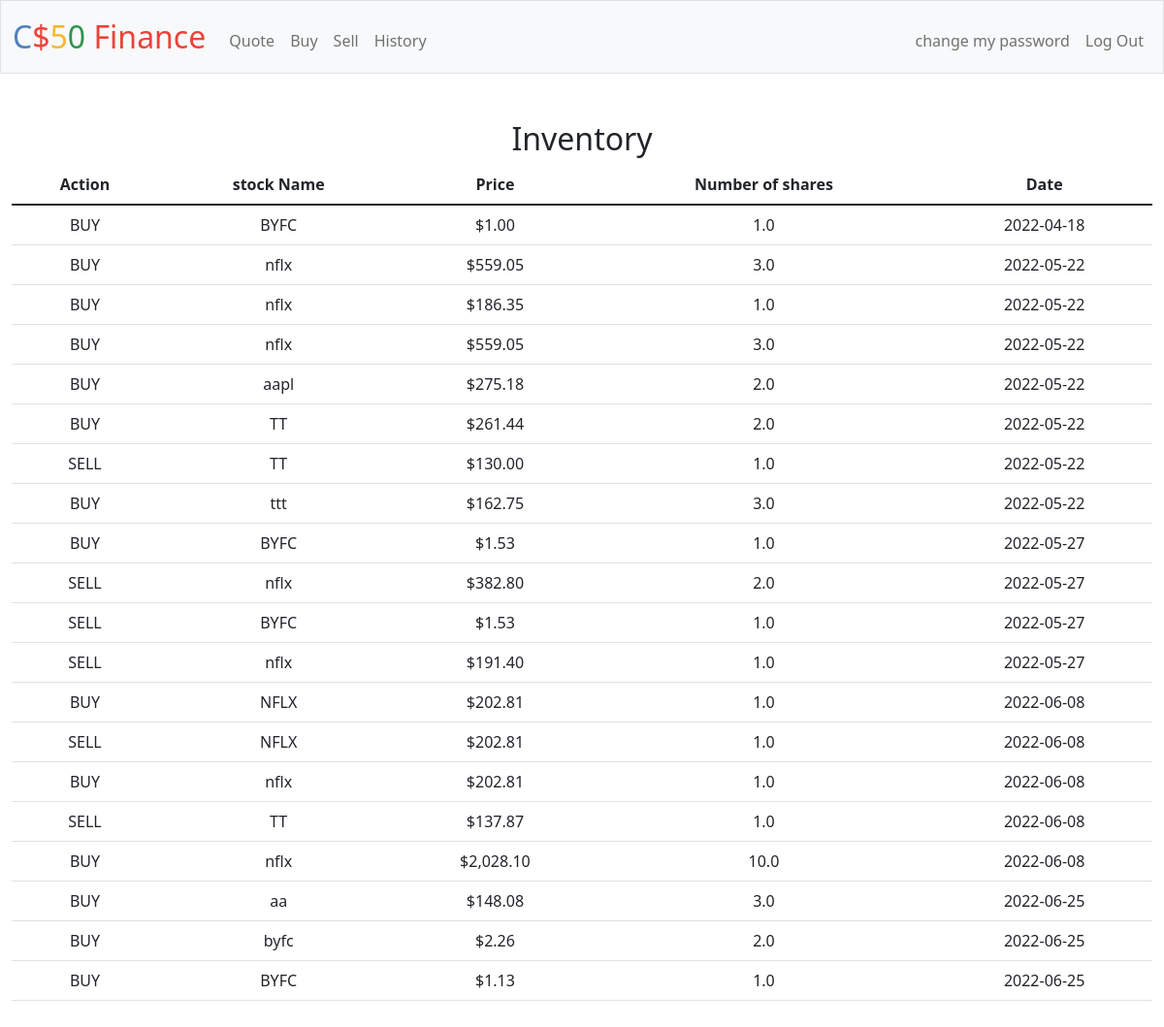
Before: /history (signed in) with the older database file.
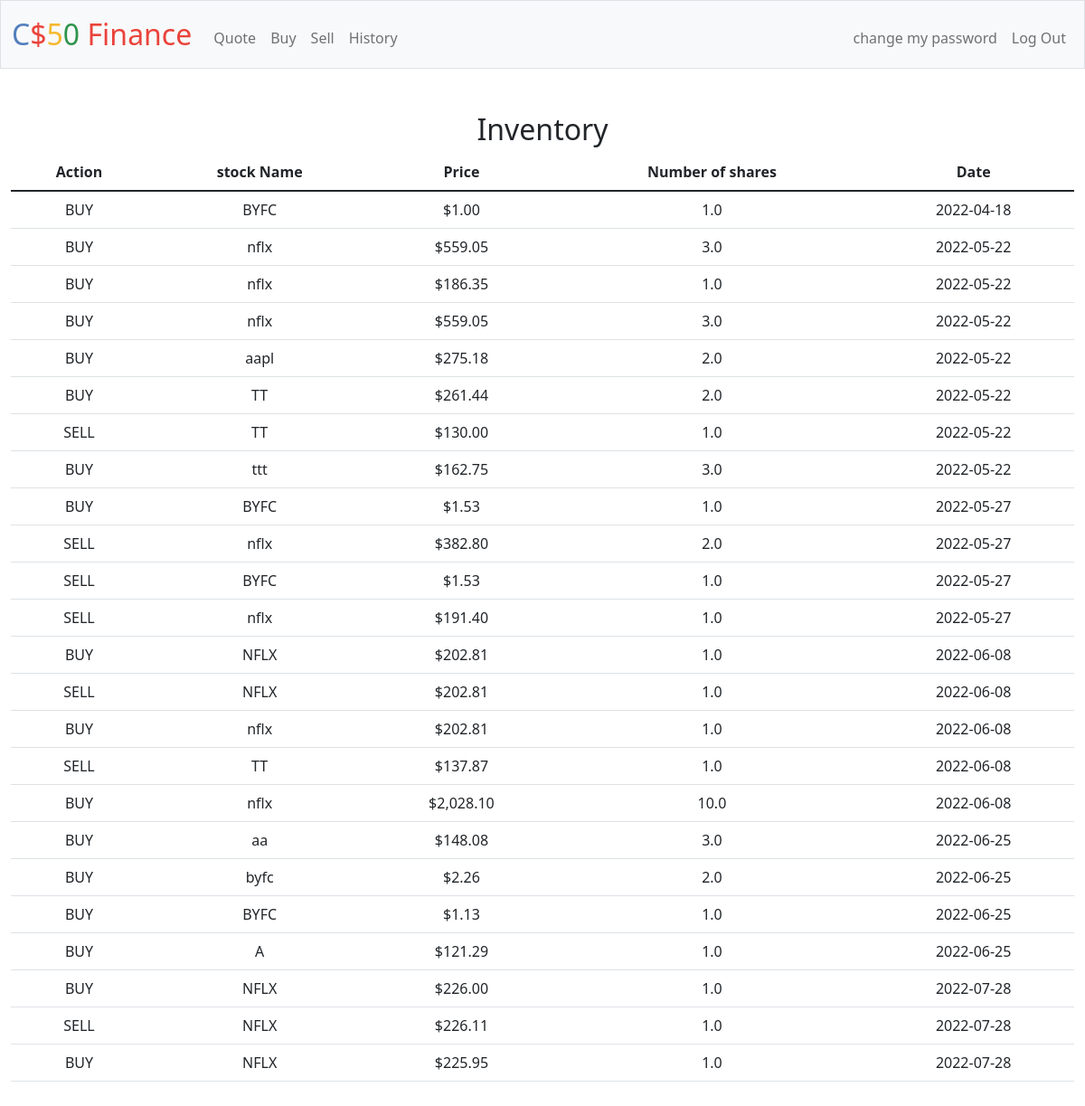
After: the same page with the newer database file.
### tables this page shows
CREATE TABLE 'history' ('user_name' TEXT NOT NULL, 'stock' TEXT NOT NULL,'price' REAL NOT NULL, 'time' DATETIME NOT NULL DEFAULT CURRENT_DATE, 'Action' TEXT, 'shares' REAL);

### app.py (the view)
@app.route("/history")
@login_required
def history():
    history = db.execute("SELECT * FROM history WHERE user_name = ?", session["user_name"])
    return render_template("history.html", history=history)

### app.py (called while the page is built)
@app.after_request
def after_request(response):
    response.headers["Cache-Control"] = "no-cache, no-store, must-revalidate"
    response.headers["Expires"] = 0
    response.headers["Pragma"] = "no-cache"
    return response

### helpers.py (called while the page is built)
def login_required(f):
    @wraps(f)
    def decorated_function(*args, **kwargs):
        if session.get("user_id") is None:
            return redirect("/login")
        return f(*args, **kwargs)
    return decorated_function

def usd(value):
    return f"${value:,.2f}"

### templates/history.html (shortened to what this page needs)
{% extends "layout.html" %}
{% block main %}
<div >
    <h2>Inventory</h2>
    <table class="table table-hover">
        <thead>
            <tr>
                <th>Action</th>
                <th>stock Name</th>
                <th>Price</th>
                <th>Number of shares</th>
                <th>Date</th>
            </tr>
        </thead>
        {% for row in history%}
            <tr><td>{{row["Action"]}}</td>
                <td>{{row["stock"]}}</td>
                <td>{{row["price"] | usd}}</td>
                <td>{{row["shares"]}}</td>
                <td>{{row["time"]}}</td>
            </tr>
        {% endfor %}
        </table>
{% endblock %}

### templates/layout.html (shortened to what this page needs)
<!DOCTYPE html>
<html lang="en">
  <head>
    <link
      href="https://cdn.jsdelivr.net/npm/bootstrap@5.1.3/dist/css/bootstrap.min.css"
      rel="stylesheet"
    />
    <link href="/static/styles.css" rel="stylesheet" />
  </head>
  <body>
    <nav class="bg-light border navbar navbar-expand-md navbar-light">
      <div class="container-fluid">
        <a class="navbar-brand" href="/"
          ><span class="blue">C</span><span class="red">$</span
          ><span class="yellow">5</span><span class="green">0</span>
          <span class="red">Finance</span></a
        >
        <div class="collapse navbar-collapse" id="navbar">
          {% if session["user_id"] %}
          <ul class="navbar-nav me-auto mt-2">
            <li class="nav-item">
              <a class="nav-link" href="/quote">Quote</a>
            </li>
            <li class="nav-item"><a class="nav-link" href="/buy">Buy</a></li>
            <li class="nav-item"><a class="nav-link" href="/sell">Sell</a></li>
            <li class="nav-item">
              <a class="nav-link" href="/history">History</a>
            </li>
          </ul>
          <ul class="navbar-nav ms-auto mt-2">
            <li class="nav-item">
              <a class="nav-link" href="/new_password">change my password</a>
            </li>
            <li class="nav-item">
              <a class="nav-link" href="/logout">Log Out</a>
            </li>
          </ul>
          {% endif %}
        </div>
      </div>
    </nav>
    <main class="container-fluid py-5 text-center">
      {% block main %}{% endblock %}
    </main>
  </body>
</html>

### static/styles.css (style rules this page uses)
nav .navbar-brand { font-size: xx-large; }
nav .navbar-brand .blue { color: #537fbe; }
nav .navbar-brand .red { color: #ea433b; }
nav .navbar-brand .yellow { color: #f5b82e; }
nav .navbar-brand .green { color: #2e944b; }

Changed rows visible on the page:
added history: Action "BUY", stock "A", price "$121.29", shares "1.0", time "2022-06-25"
added history: Action "BUY", stock "NFLX", price "$226.00", shares "1.0", time "2022-07-28"
added history: Action "SELL", stock "NFLX", price "$226.11", shares "1.0", time "2022-07-28"
added history: Action "BUY", stock "NFLX", price "$225.95", shares "1.0", time "2022-07-28"
